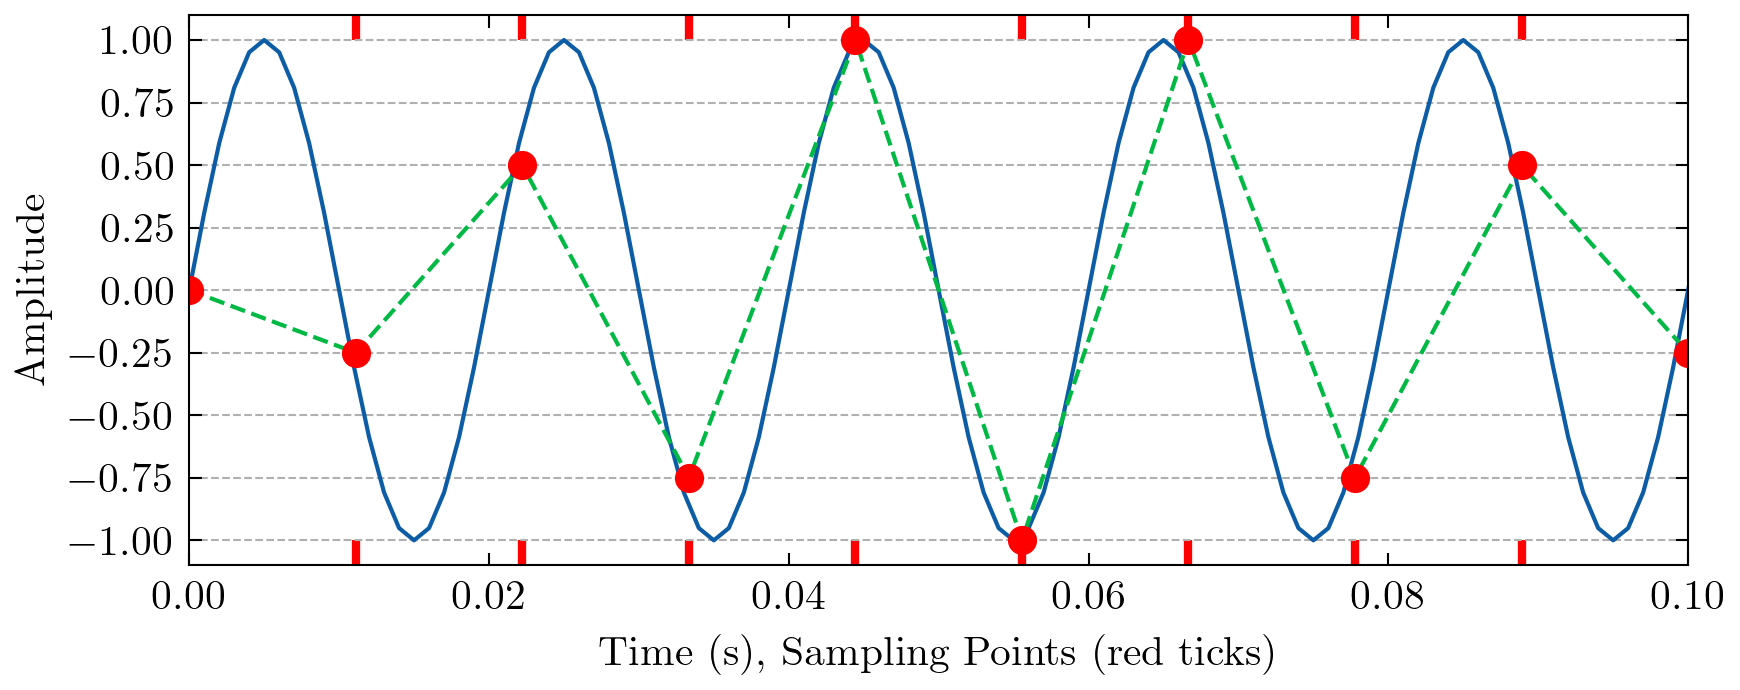

Write Python code to recreate this figure.
#%%
import numpy as np
import matplotlib.pyplot as plt
from scipy import signal
from scipy.interpolate import interp1d

plt.rcParams["text.usetex"] = True
plt.style.use('science')
#%%
def generate_sine_wave(freq, amplitude, duration, sample_rate):
    t = np.linspace(0, duration, int(sample_rate * duration), endpoint=False)
    sine_wave = amplitude * np.sin(2 * np.pi * freq * t)
    return t, sine_wave

def undersample_signal(signal, original_sample_rate, new_sample_rate):
    # Calculate the ratio of old to new sample rate
    sample_rate_ratio = original_sample_rate / new_sample_rate

    # Use array slicing to undersample the signal
    undersampled_signal = signal[::int(sample_rate_ratio)]
    return undersampled_signal

def rounder(values):
    def f(x):
        idx = np.argmin(np.abs(values - x))
        return values[idx]
    return np.frompyfunc(f, 1, 1)

# Parameters for the sine wave
frequency = 50  # Frequency of the sine wave in Hz
amplitude = 1.0  # Amplitude of the sine wave
duration = 1.0  # Duration of the sine wave in seconds


# Parameters for sampling
original_sample_rate = 1000  # Original sample rate in Hz
undersampled_sample_rate = 90  # Undersampled sample rate in Hz

cycles_to_display = 5
display_time_original = ((duration / frequency) * original_sample_rate) * 5
display_time_under = ((duration / frequency) * undersampled_sample_rate) * 5

# bit-depth 

# Generate the sine wave signal
t, a = generate_sine_wave(frequency, amplitude, duration, original_sample_rate)

# Undersample the signal
b = undersample_signal(a, original_sample_rate, undersampled_sample_rate)
t_undersampled = np.linspace(0, duration, len(b))
b_inter = interp1d(t_undersampled, b)

# bit depth
discrete_values = np.linspace(-1, 1, 9)
b = rounder(discrete_values)(b)

# Plotting

fig, ax = plt.subplots(figsize=(6, 2.5), dpi=300)

ax.plot(t, a, t_undersampled, b, '--')
ax.plot(t_undersampled, b, 'ro')

# ax.plot(t_undersampled, b)
ax.set_xlabel("Time (s), Sampling Points (red ticks)")
ax.set_ylabel("Amplitude")

ax.set_yticks([], minor=True)
ax.set_xticks(t_undersampled, minor=True)
ax.set_yticks(discrete_values, minor=False)
ax.grid(which='both', axis='y', linestyle='--')
ax.tick_params(axis='x', which='minor', length=6, width=2, colors='r')

# ax.tick_params(axis='x', which='minor', length=6, width=2, colors='r')

# ax.stem(t_undersampled, b, linefmt='ro')
# [0:int(display_time_original)]
ax.set_xlim((0, 0.1))
plt.tight_layout()
plt.show()
fig.savefig('aliasing.png')
# %%
